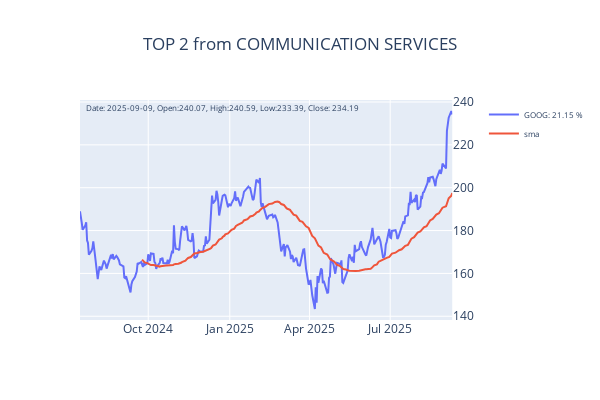
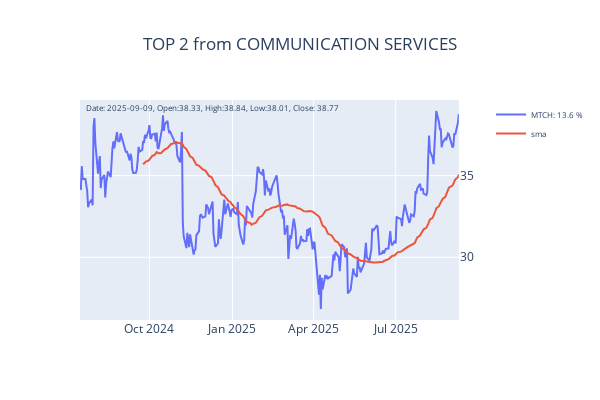
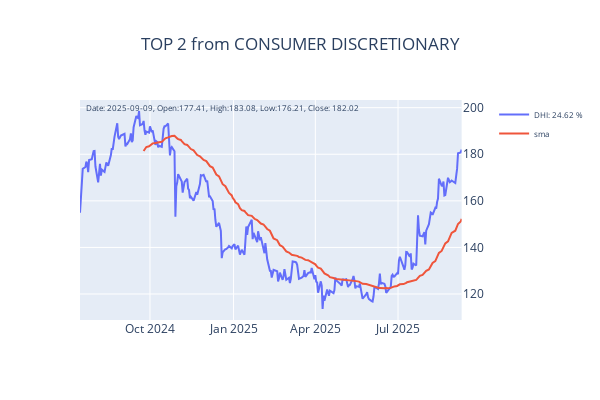

These figures' notebook cell, in order:
### Markdown cell above
###  Getting best performing stocks in each sectors

### Code cell
from yfinance_utils import list_utils
import time

NUMBER_OF_TOP_PERFORMERS_IN_SECTORS = 2
_sym = {}
_tp_list = {}
for symbol, value in top:
    _l = []
    for s in list_utils.SECTORS[symbol].keys():
        _l.append(s)
    _tp = list_utils.get_top_performers(_l, size=NUMBER_OF_TOP_PERFORMERS_IN_SECTORS)
    _tp_list.update(dict(_tp))
    _l = [i[0] for i in _tp]
    _sym[symbol] = _l

for _s in _sym:
    time.sleep(5)
    data = file_utils.get_history(_s)
    for symbol in _sym[_s]:
        _f=make_subplots(specs=[[{"secondary_y": True}]])
        _f.update_layout(title=f"TOP {NUMBER_OF_TOP_PERFORMERS_IN_SECTORS} from {names[_s]}", title_x=0.5, width=600, height=400)
        _d2 = pd.DataFrame()
        _d2 = file_utils.get_history(symbol)
        _d2.columns = COLUMNS
        _d2['sma'] = TA.SMA(_d2, period=50)
        _d2.reset_index(inplace=True)
        _f.add_trace(
            go.Scatter(y=_d2['Close'], x=_d2['Date'], name=f"{symbol}: {_tp_list[symbol]} %"),
            secondary_y=False
        )
        _f.add_trace(
            go.Scatter(y=_d2['sma'], x=_d2['Date'], name=f'sma'),
            secondary_y=False
        )
        _f.update_yaxes(side='right')
        price = f"Date: {today}, Open:{round(_d2['Open'].iloc[-1],2)}, High:{round(_d2['High'].iloc[-1],2)}, Low:{round(_d2['Low'].iloc[-1],2)}, Close: {round(_d2['Close'].iloc[-1],2)}"
        _f.add_annotation(xref='x domain',
                        yref='y domain',
                        x=0.01,
                        y=1,
                        text=price, 
                        showarrow=False,
                        font=dict(size=8),
                        row=1, col=1)
        _f.update_layout(legend={"title_font_family":"Arial", "font":{"size":8}})
        _f.show()

if save_to_mongo:
    _sym['DATE'] = datetime.today().strftime('%Y-%m-%d')
    file_utils.save_to_mongo(_sym, "top_performers")

### Figure 1 — Plotly figure (JSON) as saved in the notebook; plotly's stock layout.template omitted (floating-point values rounded to 4 significant figures; data arrays with more than 128 entries replaced by an {"elided": "..."} marker saying what was removed)
{"data": [{"name": "GOOG: 21.15 %", "type": "scatter", "x": {"elided": "289 str values"}, "xaxis": "x", "y": {"elided": "289 float values"}, "yaxis": "y"}, {"name": "sma", "type": "scatter", "x": {"elided": "289 str values"}, "xaxis": "x", "y": {"elided": "289 float values"}, "yaxis": "y"}], "layout": {"annotations": [{"font": {"size": 8}, "showarrow": false, "text": "Date: 2025-09-09, Open:240.07, High:240.59, Low:233.39, Close: 234.19", "x": 0.01, "xref": "x domain", "y": 1, "yref": "y domain"}], "height": 400, "legend": {"font": {"size": 8}, "title": {"font": {"family": "Arial"}}}, "title": {"text": "TOP 2 from COMMUNICATION SERVICES", "x": 0.5}, "width": 600, "xaxis": {"anchor": "y", "domain": [0, 0.94]}, "yaxis": {"anchor": "x", "domain": [0, 1], "side": "right"}, "yaxis2": {"anchor": "x", "overlaying": "y", "side": "right"}}}

### Figure 2 — Plotly figure (JSON) as saved in the notebook; plotly's stock layout.template omitted (floating-point values rounded to 4 significant figures; data arrays with more than 128 entries replaced by an {"elided": "..."} marker saying what was removed)
{"data": [{"name": "MTCH: 13.6 %", "type": "scatter", "x": {"elided": "289 str values"}, "xaxis": "x", "y": {"elided": "289 float values"}, "yaxis": "y"}, {"name": "sma", "type": "scatter", "x": {"elided": "289 str values"}, "xaxis": "x", "y": {"elided": "289 float values"}, "yaxis": "y"}], "layout": {"annotations": [{"font": {"size": 8}, "showarrow": false, "text": "Date: 2025-09-09, Open:38.33, High:38.84, Low:38.01, Close: 38.77", "x": 0.01, "xref": "x domain", "y": 1, "yref": "y domain"}], "height": 400, "legend": {"font": {"size": 8}, "title": {"font": {"family": "Arial"}}}, "title": {"text": "TOP 2 from COMMUNICATION SERVICES", "x": 0.5}, "width": 600, "xaxis": {"anchor": "y", "domain": [0, 0.94]}, "yaxis": {"anchor": "x", "domain": [0, 1], "side": "right"}, "yaxis2": {"anchor": "x", "overlaying": "y", "side": "right"}}}

### Figure 3 — Plotly figure (JSON) as saved in the notebook; plotly's stock layout.template omitted (floating-point values rounded to 4 significant figures; data arrays with more than 128 entries replaced by an {"elided": "..."} marker saying what was removed)
{"data": [{"name": "DHI: 24.62 %", "type": "scatter", "x": {"elided": "289 str values"}, "xaxis": "x", "y": {"elided": "289 float values"}, "yaxis": "y"}, {"name": "sma", "type": "scatter", "x": {"elided": "289 str values"}, "xaxis": "x", "y": {"elided": "289 float values"}, "yaxis": "y"}], "layout": {"annotations": [{"font": {"size": 8}, "showarrow": false, "text": "Date: 2025-09-09, Open:177.41, High:183.08, Low:176.21, Close: 182.02", "x": 0.01, "xref": "x domain", "y": 1, "yref": "y domain"}], "height": 400, "legend": {"font": {"size": 8}, "title": {"font": {"family": "Arial"}}}, "title": {"text": "TOP 2 from CONSUMER DISCRETIONARY", "x": 0.5}, "width": 600, "xaxis": {"anchor": "y", "domain": [0, 0.94]}, "yaxis": {"anchor": "x", "domain": [0, 1], "side": "right"}, "yaxis2": {"anchor": "x", "overlaying": "y", "side": "right"}}}
